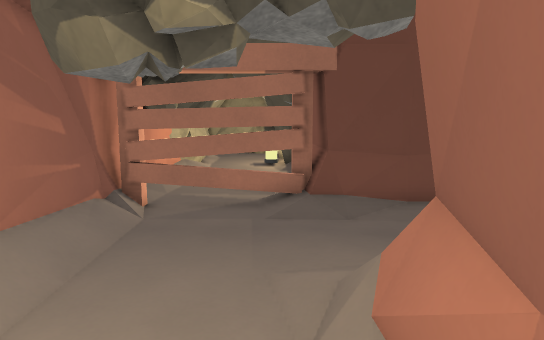
View 1 (above)

16 first-person views from a walk through a 3-D level made in the Godot game engine. The camera is 1.4 m above the floor, tilts 8° down and sees 70° across. The floor is counted in squares, 0.54 m on a side. Each view is taken from the middle of a square. On the plan, view 1 faces up. The plan holds only what a view shows up to about 20 squares ahead; the rest is blank. The place goes on beyond the plan. Surface patterns are stand-ins for the level's own textures.

View 2
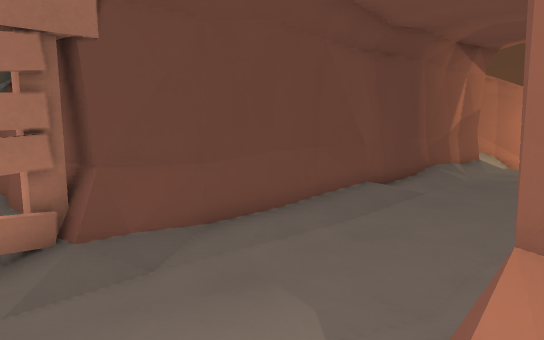

View 3
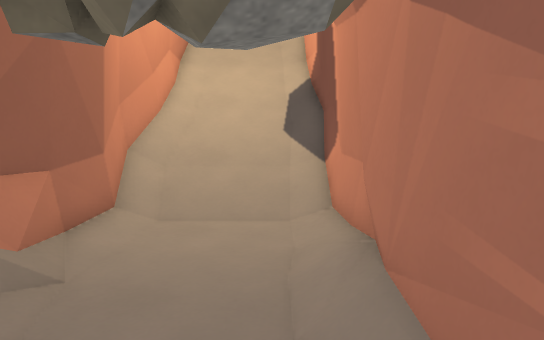

View 4
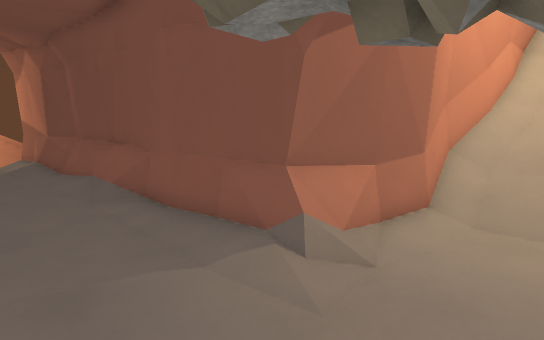

View 5
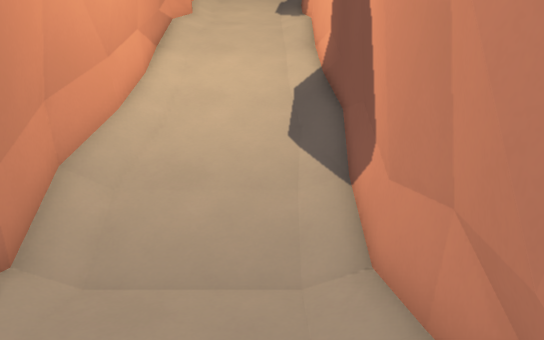

View 6
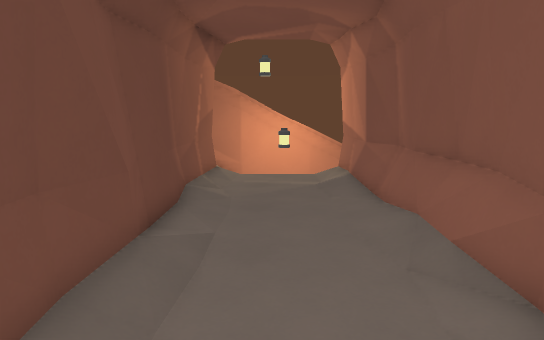

View 7
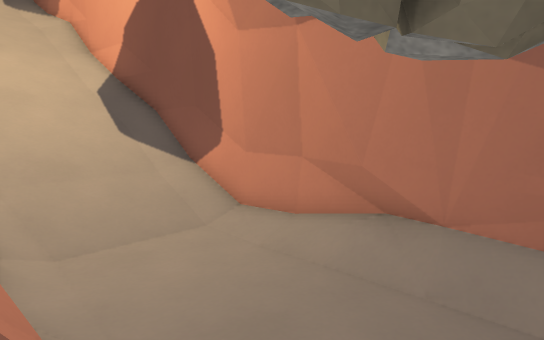

View 8
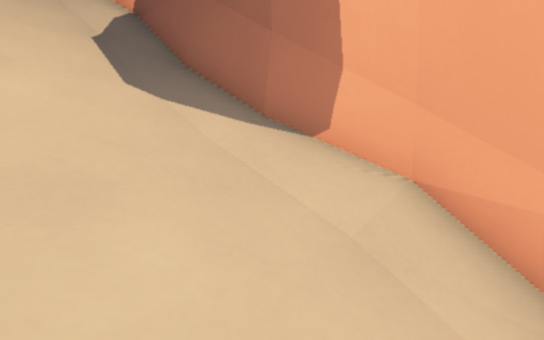

View 9
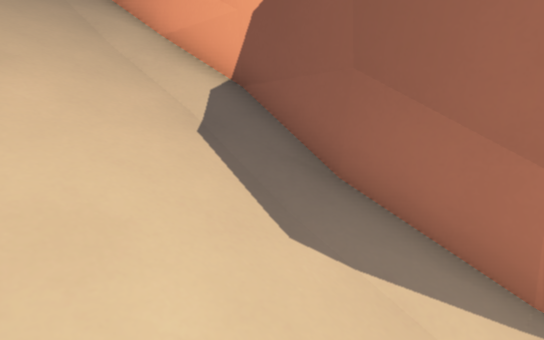

View 10
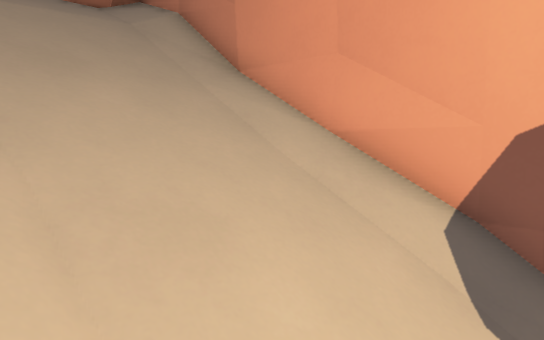

View 11
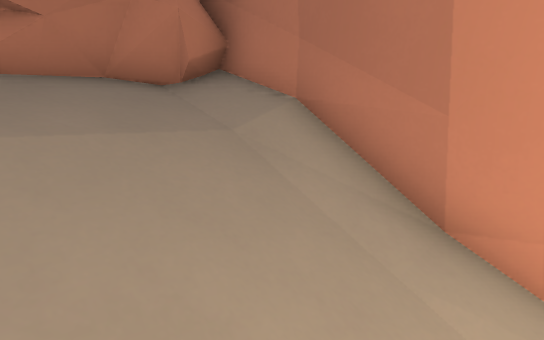

View 12
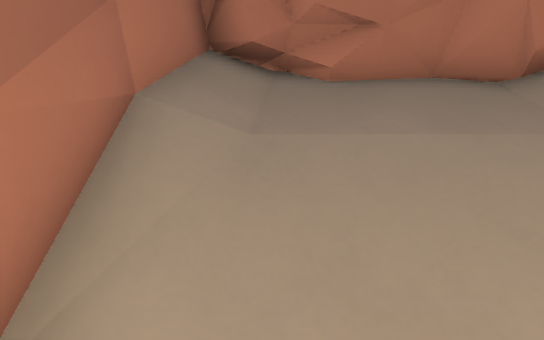

View 13
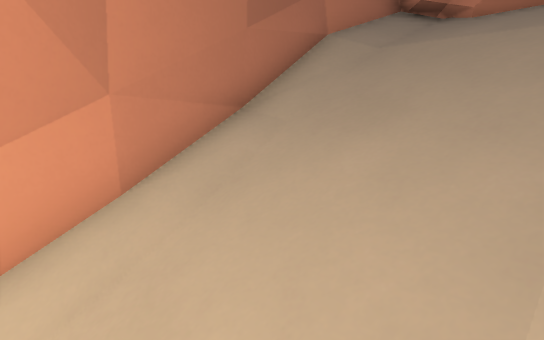

View 14
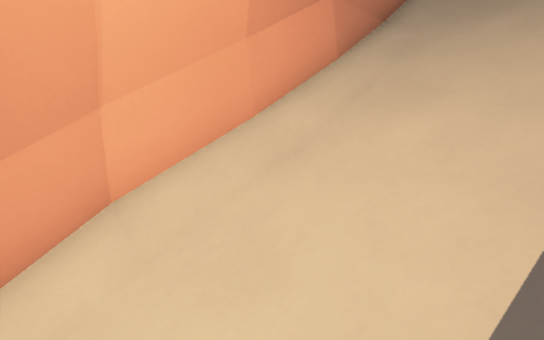

View 15
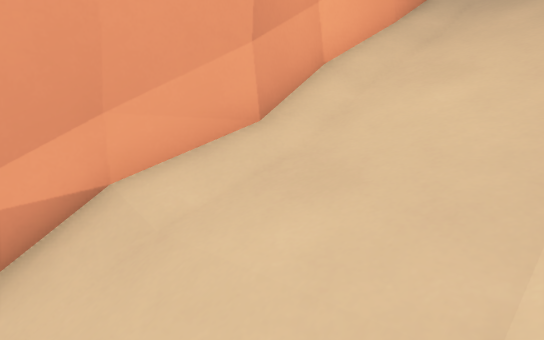

View 16
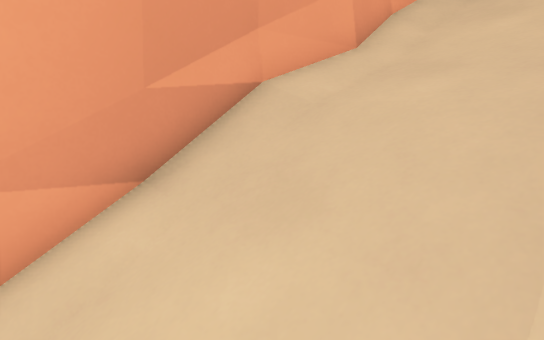

### Floor plan
Key: @ floor where view 1 was taken; # wall or solid block; x gap in a wall; . main floor; : floor 0.25 m higher than the main floor; + floor 7.5 m higher than the main floor; / step, stairs or slope; = window, fence, low wall or low ledge; T thing the floor can be seen under or through.
Columns run from 5 left of view 1 to 21 right of it. Each row starts with its distance up from view 1.
 13       #
 12 ##....##
 11 ##TTxx#####################
 10 #/.........../#=.....//...
  9 #/........................
  8 ##........................
  7 #=. ......................
  6 #=....../............../..
  5 #=....:#######=############
  4 ##....##    #####
  3 #/....#
  2 #/....#
  1 #.....#
  0 #////@#
 -1 #/////##
 -2 #//////#
 -3 #//////#
 -4 #/////##
 -5 #/////#
 -6 #/////#
 -7 #/////#
 -8 #/////#
 -9 #/////#
-10 #/////#
-11 #/////#
-12 #/////#
-13 #/////#
-14 #/////#
-15 #/////#
-16 #/////##
-17 #//////#
-18 #//////#
-19 #/////##
-20 #/////#
-21 #/////#
-22 #/////#
-23 #/////#
-24 #/////#
-25 #/////#
-26 #/////#
-27 #/////#
-28 #/+++/#
-29 #######

Positions as (right, up) in squares from view 1, and headings:
1: (0, 0), facing up
2: (-1, 4), facing up-right
3: (-3, 10), facing down
4: (-3, 10), facing down-right
5: (-3, 6), facing down
6: (3, 8), facing right
7: (2, 8), facing down-left
8: (0, -10), facing down-left
9: (0, -14), facing down-left
10: (1, -18), facing down-left
11: (0, -23), facing down-left
12: (0, -23), facing down
13: (-4, -20), facing down-right
14: (-4, -15), facing down-right
15: (-4, -10), facing down-right
16: (-4, -7), facing down-right
